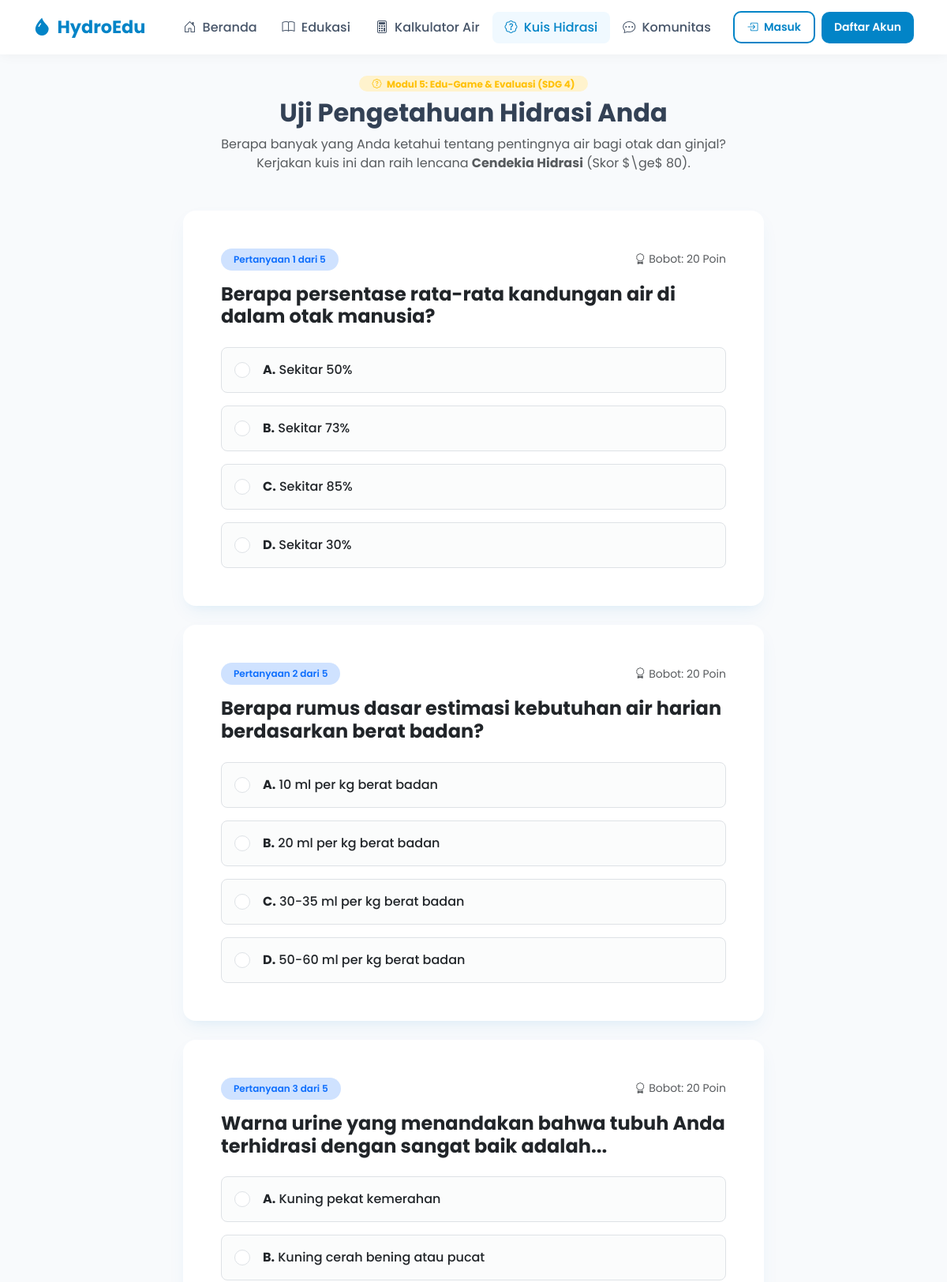
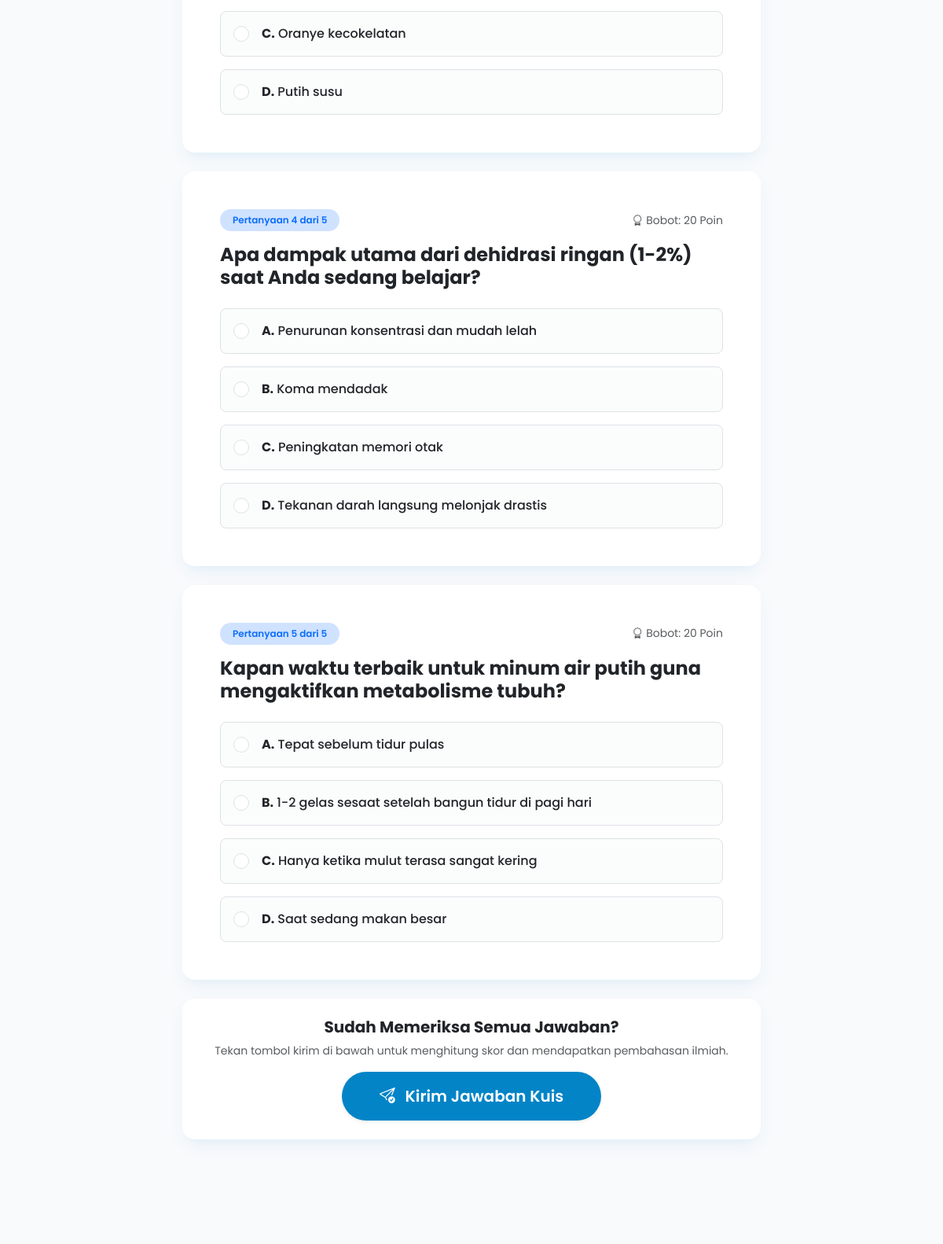
Page /pages/kuis.php (upper part) on the committed database (2 pictures, top to bottom).
### tables this page shows
CREATE TABLE IF NOT EXISTS `quiz_questions` (
  `id` INT AUTO_INCREMENT PRIMARY KEY,
  `pertanyaan` TEXT NOT NULL,
  `opsi_a` VARCHAR(255) NOT NULL,
  `opsi_b` VARCHAR(255) NOT NULL,
  `opsi_c` VARCHAR(255) NOT NULL,
  `opsi_d` VARCHAR(255) NOT NULL,
  `kunci_jawaban` ENUM('a', 'b', 'c', 'd') NOT NULL,
  `penjelasan` TEXT NOT NULL
);

### pages/kuis.php (the view, shortened to what this page needs)
<?php
require_once __DIR__ . '/../config/koneksi.php';
$q_soal = mysqli_query($conn, "SELECT * FROM quiz_questions ORDER BY id ASC");
$questions = [];
while ($row = mysqli_fetch_assoc($q_soal)) {
    $questions[] = $row;
}
$total_soal = count($questions);
$submitted = false;
$skor = 0;
$total_benar = 0;
$user_answers = [];
include_once __DIR__ . '/../includes/header.php';
?>
<div class="container py-4">
  <div class="text-center mb-5">
    <span class="badge bg-warning-subtle text-warning fw-bold px-3 py-1 rounded-pill mb-2">
      <i class="bi bi-patch-question me-1"></i> Modul 5: Edu-Game & Evaluasi (SDG 4)
    </span>
    <h2 class="fw-bold">Uji Pengetahuan Hidrasi Anda</h2>
    <p class="text-muted mx-auto" style="max-width: 650px;">
      Berapa banyak yang Anda ketahui tentang pentingnya air bagi otak dan ginjal? Kerjakan kuis ini dan raih lencana <strong>Cendekia Hidrasi</strong> (Skor $\ge$ 80).
    </p>
  </div>
  <div class="row justify-content-center">
    <div class="col-lg-8">
      <?php if ($submitted): ?>
        <div class="card card-custom p-4 p-md-5 border-0 text-center mb-4">
          <div class="display-3 mb-2">
            <?= $skor >= 80 ? '🎉' : ($skor >= 60 ? '👍' : '📚') ?>
          </div>
          <h3 class="fw-bold mb-1">Skor Kuis Anda: <?= $skor ?> / 100</h3>
          <p class="text-muted small mb-3">
            Anda berhasil menjawab dengan benar <strong><?= $total_benar ?></strong> dari <strong><?= $total_soal ?></strong> pertanyaan.
          </p>
          <?php if ($skor >= 80): ?>
            <div class="alert alert-warning border-0 p-3 rounded-3 mb-4 text-start d-flex align-items-center gap-3">
              <i class="bi bi-award-fill fs-1 text-warning"></i>
              <div>
                <strong class="text-dark">Luar Biasa! Lencana Terbuka:</strong>
                <div class="small text-muted">Selamat! Anda telah membuka lencana prestisius <strong>Cendekia Hidrasi</strong> di akun Anda.</div>
              </div>
            </div>
          <?php endif; ?>
          <div class="d-flex justify-content-center gap-2">
            <a href="<?= BASE_URL ?>pages/kuis.php" class="btn btn-outline-primary rounded-pill px-4">
              <i class="bi bi-arrow-clockwise me-1"></i> Ulangi Kuis
            </a>
            <?php if ($logged_in): ?>
              <a href="<?= BASE_URL ?>pages/badges.php" class="btn btn-warning rounded-pill px-4 text-dark fw-bold">
                <i class="bi bi-trophy me-1"></i> Lihat Lencana Saya
              </a>
            <?php endif; ?>
          </div>
        </div>
        <h4 class="fw-bold mb-3"><i class="bi bi-journal-check text-success me-2"></i>Pembahasan Edukatif</h4>
        <?php foreach ($questions as $idx => $q): ?>
          <?php
            $qid = $q['id'];
            $user_ans = $user_answers[$qid] ?? '';
            $is_correct = ($user_ans === $q['kunci_jawaban']);
          ?>
          <div class="card card-custom p-4 border-0 mb-3 border-start <?= $is_correct ? 'border-success' : 'border-danger' ?> border-4">
            <div class="d-flex justify-content-between align-items-start mb-2">
              <span class="badge bg-light text-dark border">Nomor <?= $idx + 1 ?></span>
              <span class="badge <?= $is_correct ? 'bg-success' : 'bg-danger' ?>">
                <?= $is_correct ? '<i class="bi bi-check-circle me-1"></i> Benar' : '<i class="bi bi-x-circle me-1"></i> Salah' ?>
              </span>
            </div>
            <h5 class="fw-bold mb-3"><?= htmlspecialchars($q['pertanyaan']) ?></h5>
            <div class="small text-muted mb-2">
              Jawaban Anda: <strong class="<?= $is_correct ? 'text-success' : 'text-danger' ?>">
                <?= strtoupper($user_ans) ?: 'Tidak dijawab' ?> (<?= htmlspecialchars($q['opsi_' . $user_ans] ?? '-') ?>)
              </strong>
            </div>
            <?php if (!$is_correct): ?>
              <div class="small text-success mb-2">
                Kunci Jawaban: <strong><?= strtoupper($q['kunci_jawaban']) ?> (<?= htmlspecialchars($q['opsi_' . $q['kunci_jawaban']]) ?>)</strong>
              </div>
            <?php endif; ?>
            <div class="p-3 bg-light rounded-3 border small mt-2">
              <strong class="text-primary"><i class="bi bi-lightbulb-fill text-warning me-1"></i> Pembahasan Ilmiah:</strong>
              <p class="mb-0 text-secondary mt-1"><?= htmlspecialchars($q['penjelasan']) ?></p>
            </div>
          </div>
        <?php endforeach; ?>
      <?php else: ?>
        <form method="POST" action="">
          <?php foreach ($questions as $idx => $q): ?>
            <div class="card card-custom p-4 p-md-5 border-0 mb-4">
              <div class="d-flex justify-content-between align-items-center mb-3">
                <span class="badge bg-primary-subtle text-primary fw-semibold px-3 py-2 rounded-pill">
                  Pertanyaan <?= $idx + 1 ?> dari <?= $total_soal ?>
                </span>
                <span class="text-muted small"><i class="bi bi-award me-1"></i>Bobot: 20 Poin</span>
              </div>
              <h4 class="fw-bold mb-4"><?= htmlspecialchars($q['pertanyaan']) ?></h4>
              <div class="d-flex flex-column gap-3">
                <?php foreach (['a', 'b', 'c', 'd'] as $opsi): ?>
                  <label class="p-3 border rounded-3 d-flex align-items-center gap-3 cursor-pointer bg-light bg-opacity-50 hover-shadow transition">
                    <input class="form-check-input mt-0 fs-5" type="radio" name="jawaban[<?= $q['id'] ?>]" value="<?= $opsi ?>" required>
                    <span class="text-dark fw-medium">
                      <strong><?= strtoupper($opsi) ?>.</strong> <?= htmlspecialchars($q['opsi_' . $opsi]) ?>
                    </span>
                  </label>
                <?php endforeach; ?>
              </div>
            </div>
          <?php endforeach; ?>
          <div class="card card-custom p-4 border-0 text-center mb-5">
            <h5 class="fw-bold mb-2">Sudah Memeriksa Semua Jawaban?</h5>
            <p class="small text-muted mb-3">Tekan tombol kirim di bawah untuk menghitung skor dan mendapatkan pembahasan ilmiah.</p>
            <button type="submit" class="btn btn-hydro btn-lg py-3 px-5 rounded-pill shadow-sm mx-auto">
              <i class="bi bi-send-check me-2"></i> Kirim Jawaban Kuis
            </button>
          </div>
        </form>
      <?php endif; ?>
    </div>
  </div>
</div>
<?php include_once __DIR__ . '/../includes/footer.php'; ?>

### assets/css/style.css (style rules this page uses)
:root { --primary-color: #0284c7; --primary-hover: #0369a1; --secondary-color: #06b6d4; --success-color: #10b981; --accent-color: #f59e0b; --dark-color: #0f172a; --light-bg: #f8fafc; --card-shadow: 0 10px 25px -5px rgba(2, 132, 199, 0.08), 0 8px 10px -6px rgba(2, 132, 199, 0.04); }
body { font-family: 'Poppins', sans-serif; background-color: var(--light-bg); color: #334155; min-height: 100vh; display: flex; flex-direction: column; }
.card-custom { background: #ffffff; border: 1px solid #e2e8f0; border-radius: 16px; box-shadow: var(--card-shadow); transition: transform 0.2s ease, box-shadow 0.2s ease; }
.btn-hydro { background-color: var(--primary-color); color: #ffffff; font-weight: 600; border-radius: 10px; padding: 0.6rem 1.4rem; border: none; transition: all 0.2s ease; }

### rows in the picture
quiz_questions: pertanyaan "Berapa persentase rata-rata kandungan air di dalam otak manusia?", opsi "A", opsi_a "Sekitar 50%", opsi "B", opsi_b "Sekitar 73%", opsi "C", opsi_c "Sekitar 85%", opsi "D", opsi_d "Sekitar 30%"
quiz_questions: pertanyaan "Berapa rumus dasar estimasi kebutuhan air harian berdasarkan berat badan?", opsi "A", opsi_a "10 ml per kg berat badan", opsi "B", opsi_b "20 ml per kg berat badan", opsi "C", opsi_c "30-35 ml per kg berat badan", opsi "D", opsi_d "50-60 ml per kg berat badan"
quiz_questions: pertanyaan "Warna urine yang menandakan bahwa tubuh Anda terhidrasi dengan sangat baik adalah...", opsi "A", opsi_a "Kuning pekat kemerahan", opsi "B", opsi_b "Kuning cerah bening atau pucat", opsi "C", opsi_c "Oranye kecokelatan", opsi "D", opsi_d "Putih susu"
quiz_questions: pertanyaan "Apa dampak utama dari dehidrasi ringan (1-2%) saat Anda sedang belajar?", opsi "A", opsi_a "Penurunan konsentrasi dan mudah lelah", opsi "B", opsi_b "Koma mendadak", opsi "C", opsi_c "Peningkatan memori otak", opsi "D", opsi_d "Tekanan darah langsung melonjak drastis"
quiz_questions: pertanyaan "Kapan waktu terbaik untuk minum air putih guna mengaktifkan metabolisme tubuh?", opsi "A", opsi_a "Tepat sebelum tidur pulas", opsi "B", opsi_b "1-2 gelas sesaat setelah bangun tidur di pagi hari", opsi "C", opsi_c "Hanya ketika mulut terasa sangat kering", opsi "D", opsi_d "Saat sedang makan besar"
